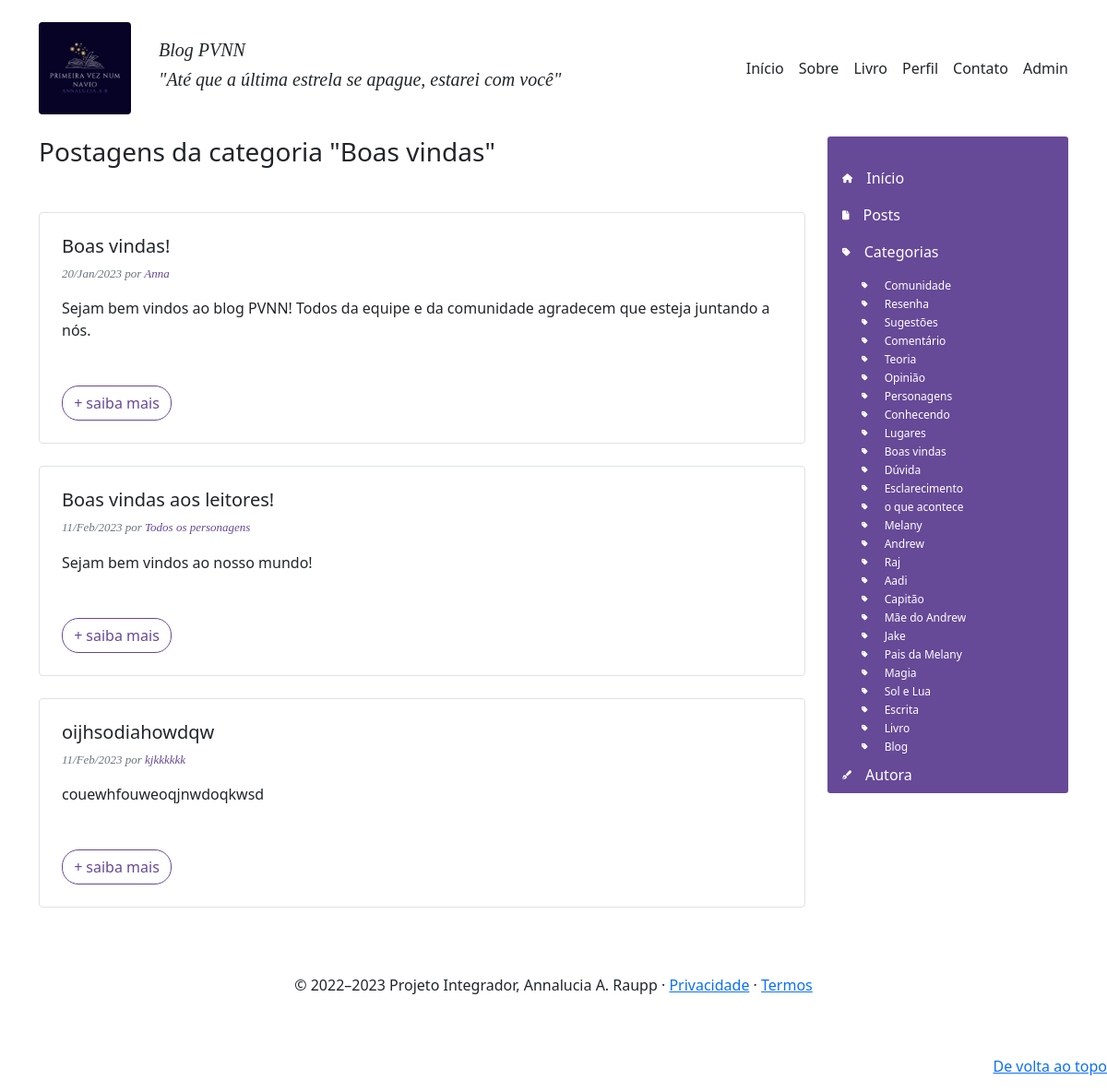
Screenshot of /app/controllers/BlogController.php?action=page_posts_category&category=Boas vindas with the database file from the repository.
### tables this page shows
CREATE TABLE `postagens` (
  `idPosts` int(4) NOT NULL,
  `titulo` text NOT NULL,
  `autor` varchar(50) DEFAULT NULL,
  `resumo` tinytext NOT NULL,
  `texto` longtext,
  `data` datetime NOT NULL DEFAULT CURRENT_TIMESTAMP,
  `idCategoria` int(11) NOT NULL
);

CREATE TABLE `categorias` (
  `idCategory` int(4) NOT NULL,
  `tag` varchar(45) NOT NULL
);

### app/repository/PostsRepository.php (called while the page is built, shortened)
<?php
    require_once __DIR__ . "/../connection/Connection.php";
    class PostsRepository {
        public $conn;
        function __construct()
        {
            $this->conn = Connection::getConnection();
        }
        public function findPostsByCategory($category): array {
            $query = "SELECT * FROM postagens AS p
                JOIN categorias AS c ON p.idCategoria = c.idCategory
                WHERE c.tag = :category";
            $prepare = $this->conn->prepare($query);
            $prepare->bindValue(":category", $category);
            $prepare->execute();
            $posts  = $prepare->fetchAll(PDO::FETCH_ASSOC);
            return $posts;
        }
    }

### app/connection/Connection.php (called while the page is built)
<?php
class Connection {
    private static $host = "localhost";
    private static $dbname = "pvnn";
    private static $user = "root";
    private static $password = "";
    private static $conn = null;
    public static function getConnection(): PDO {
        if(self::$conn == null) {
            try {
                self::$conn = new PDO("mysql:host=" . self::$host . ";charset=utf8;dbname=" . self::$dbname,
                self::$user,
                self::$password);
                self::$conn->setAttribute(PDO::ATTR_ERRMODE, PDO::ERRMODE_EXCEPTION);
            } catch(Exception $e) {
                print("Erro ao conectar com o banco de dados");
            }
        }
        return self::$conn;
    }
}

### app/repository/CategoryRepository.php (called while the page is built, shortened)
<?php
    require_once __DIR__ . "/../connection/Connection.php";
    class CategoryRepository {
        public $conn;
        function __construct()
        {
            $this->conn = Connection::getConnection();
        }
        public function findAll(): array {
            $table = $this->conn->query("SELECT * FROM categorias");
            $categorias  = $table->fetchAll(PDO::FETCH_ASSOC);
            return $categorias;
        }
    }

### app/views/blog/menu_lateral.php (the view)
<div class="col-3">
  <nav class="menu-lateral rounded-1">
    <div class="pt-6">
      <ul class="nav column">
        <li class="nav-item">
          <a class="nav-link active" href="<?= $data['base_path']?>">
            <i class="fa-solid fa-house fa-2xs"></i>Início
          </a>
        </li>
        <li class="nav-item">
          <a class="nav-link active" href="<?= $data['base_path']?>/app/controllers/BlogController.php?action=page_posts">
            <i class="fa-solid fa-file fa-2xs"></i>Posts
          </a>
        </li>
        <li class="nav-item">
          <a class="nav-link active" href="#">
            <i class="fa-solid fa-tag fa-2xs"></i>Categorias
            <ul class="sublist">
              <?php foreach($data['categories'] as $category): ?>
                <li>
                    <a href="<?= $data['base_path']?>/app/controllers/BlogController.php?action=page_posts_category&category=<?= $category['tag']?>">
                      <i class="fa-solid fa-tag fa-2xs"></i> <?= $category['tag'] ?>
                    </a>
                </li>
              <?php endforeach; ?>
            </ul>
          </a>
        </li>
        <li class="nav-item">
          <a class="nav-link active" href="<?= $data['base_path']?>/app/controllers/BlogController.php?action=page_autora">
            <i class="fa-solid fa-pen-fancy fa-2xs"></i>Autora
          </a>
        </li>
      </ul>
    </div>
  </nav>
</div>

### app/views/blog/posts.php (shortened to what this page needs)
<?php include "header.php"; ?>
<div id="posts" class="container ">
  <div class="row">
    <div class="main-content col-9">
        <?php if (isset($_GET['category']) ) : ?>
          <h3 class="mb-5">Postagens da categoria "<?= $_GET['category'] ?>"</h3>
        <?php else: ?>
          <h3 class="mb-5">Postagens do Blog</h3>
        <?php endif; ?>
      <?php foreach ($data['posts'] as $post) : ?>
        <?php $dataFormatada = new DateTime($post['data']); ?>
        <article class="blog-post">
          <div class="border rounded mb-4 p-4">
            <h5 class="blog-post-title"><?= $post['titulo']; ?></h5>
            <p class="data-autor mb-3 text-muted">
                <?= $dataFormatada->format('d/M/Y'); ?> por
                <a href="#" class="data-autor"><?= $post['autor']; ?></a>
            </p>
            <?php if(isset($post['resumo'])): ?>
              <p><?= $post['resumo'] ?></p>
            <?php else: ?>
              <p><?= BlogController::resumir($post['texto'], 30) ?></p>
            <?php endif ?>
            <div class=".post-rodape mt-5 row">
              <div class="col-4">
                <a href="<?= $data['base_path'] ?>/app/controllers/BlogController.php?action=page_post&id_param=<?= $post['idPosts']?>" class="btn btn-outline-primary btn-round">
                  <i class="fa-thin fa-plus"></i> saiba mais</a>
              </div>
            </div>
          </div>
        </article>
      <?php endforeach; ?>
    </div>
    <?php include "menu_lateral.php"; ?>
  </div>
</div>
<?php include "footer.php"; ?>

### public/assets/styles/blog.css (style rules this page uses)
.blog-post .data-autor, #post .data-autor { font-family: 'Times New Roman', Times, serif; font-size: 13px; font-style: italic; text-decoration: none; color: #664997; }
.menu-lateral { min-height: 400px; padding-top: 25px; background-color: #664997; }
.menu-lateral .nav-item { display: block; width: 100%; }
.menu-lateral .nav-item i { display: inline; margin-right: 15px; }
.menu-lateral .nav-item a { color: #fff; }
.sublist { margin-top: -25px; }
.sublist li { list-style: none; margin-left: 5px; font-size: 12px; line-height: 20px; color: #eee; }
.sublist li a { text-decoration: none; }
.btn-outline-primary { color: #664997; border-color: #664997; }
.btn-round { border-radius: 18px !important; }

### rows the page displays
postagens: titulo "Boas vindas!", data "20/Jan/2023", autor "Anna", resumo "Sejam bem vindos ao blog PVNN! Todos da equipe e da comunidade agradecem que esteja juntando a nós."
postagens: titulo "Boas vindas aos leitores!", data "11/Feb/2023", autor "Todos os personagens", resumo "Sejam bem vindos ao nosso mundo!"
postagens: titulo "oijhsodiahowdqw", data "11/Feb/2023", autor "kjkkkkkk", resumo "couewhfouweoqjnwdoqkwsd"
categorias: tag "Comunidade"
categorias: tag "Resenha"
categorias: tag "Sugestões"
categorias: tag "Comentário"
categorias: tag "Teoria"
categorias: tag "Opinião"
categorias: tag "Personagens"
categorias: tag "Conhecendo"
categorias: tag "Lugares"
categorias: tag "Boas vindas"
categorias: tag "Dúvida"
categorias: tag "Esclarecimento"
categorias: tag "o que acontece"
categorias: tag "Melany"
categorias: tag "Andrew"
categorias: tag "Raj"
categorias: tag "Aadi"
categorias: tag "Capitão"
categorias: tag "Mãe do Andrew"
categorias: tag "Jake"
categorias: tag "Pais da Melany"
categorias: tag "Magia"
categorias: tag "Sol e Lua"
categorias: tag "Escrita"
categorias: tag "Livro"
categorias: tag "Blog"

### other values shown
$_GET['category'] "Boas vindas"
